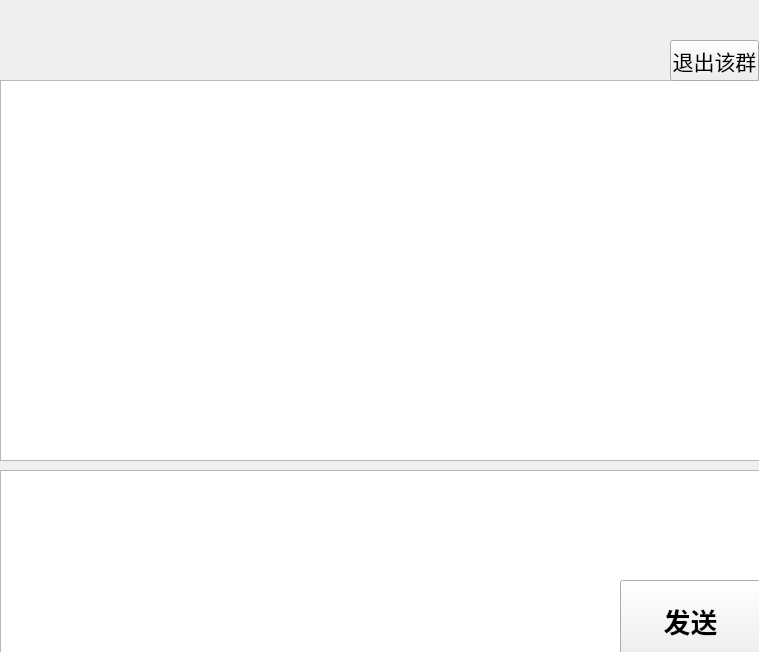
<?xml version="1.0" encoding="UTF-8"?>
<ui version="4.0">
 <class>ChatWindow</class>
 <widget class="QWidget" name="ChatWindow">
  <property name="geometry">
   <rect>
    <x>0</x>
    <y>0</y>
    <width>759</width>
    <height>652</height>
   </rect>
  </property>
  <property name="windowTitle">
   <string>Form</string>
  </property>
  <widget class="QPushButton" name="pushButton_SendMessage">
   <property name="geometry">
    <rect>
     <x>620</x>
     <y>580</y>
     <width>141</width>
     <height>81</height>
    </rect>
   </property>
   <property name="font">
    <font>
     <pointsize>20</pointsize>
     <weight>75</weight>
     <bold>true</bold>
    </font>
   </property>
   <property name="text">
    <string>发送</string>
   </property>
  </widget>
  <widget class="QTextEdit" name="textEdit_MessageBuffer">
   <property name="geometry">
    <rect>
     <x>0</x>
     <y>470</y>
     <width>761</width>
     <height>191</height>
    </rect>
   </property>
   <property name="font">
    <font>
     <pointsize>20</pointsize>
    </font>
   </property>
   <property name="html">
    <string>&lt;!DOCTYPE HTML PUBLIC &quot;-//W3C//DTD HTML 4.0//EN&quot; &quot;http://www.w3.org/TR/REC-html40/strict.dtd&quot;&gt;
&lt;html&gt;&lt;head&gt;&lt;meta name=&quot;qrichtext&quot; content=&quot;1&quot; /&gt;&lt;style type=&quot;text/css&quot;&gt;
p, li { white-space: pre-wrap; }
&lt;/style&gt;&lt;/head&gt;&lt;body style=&quot; font-family:'Ubuntu'; font-size:20pt; font-weight:400; font-style:normal;&quot;&gt;
&lt;p style=&quot;-qt-paragraph-type:empty; margin-top:0px; margin-bottom:0px; margin-left:0px; margin-right:0px; -qt-block-indent:0; text-indent:0px;&quot;&gt;&lt;br /&gt;&lt;/p&gt;&lt;/body&gt;&lt;/html&gt;</string>
   </property>
  </widget>
  <widget class="QLabel" name="label_RecverName">
   <property name="geometry">
    <rect>
     <x>30</x>
     <y>10</y>
     <width>571</width>
     <height>51</height>
    </rect>
   </property>
   <property name="font">
    <font>
     <pointsize>22</pointsize>
     <weight>75</weight>
     <bold>true</bold>
     <underline>true</underline>
    </font>
   </property>
   <property name="text">
    <string/>
   </property>
  </widget>
  <widget class="QTextBrowser" name="textBrowser_RecvMessage">
   <property name="geometry">
    <rect>
     <x>0</x>
     <y>80</y>
     <width>761</width>
     <height>381</height>
    </rect>
   </property>
   <property name="font">
    <font>
     <pointsize>20</pointsize>
    </font>
   </property>
  </widget>
  <widget class="QPushButton" name="pushButton_QuitGroup">
   <property name="geometry">
    <rect>
     <x>670</x>
     <y>40</y>
     <width>89</width>
     <height>41</height>
    </rect>
   </property>
   <property name="font">
    <font>
     <pointsize>16</pointsize>
    </font>
   </property>
   <property name="text">
    <string>退出该群</string>
   </property>
  </widget>
  <zorder>textEdit_MessageBuffer</zorder>
  <zorder>label_RecverName</zorder>
  <zorder>pushButton_SendMessage</zorder>
  <zorder>textBrowser_RecvMessage</zorder>
  <zorder>pushButton_QuitGroup</zorder>
 </widget>
 <resources/>
 <connections/>
</ui>
